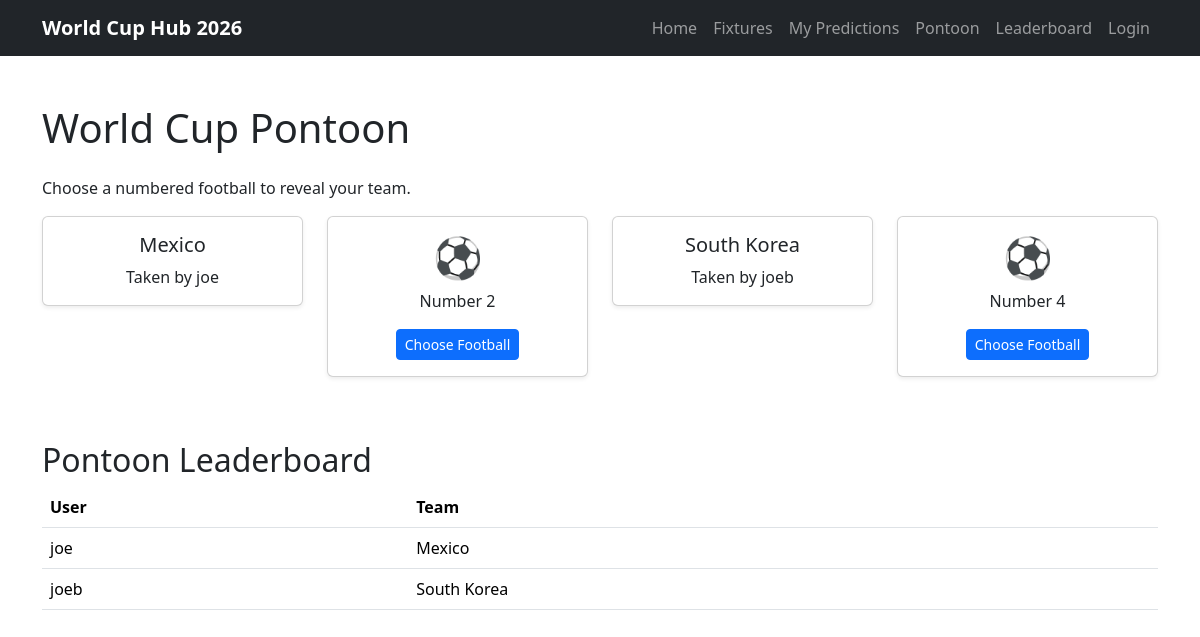
Page /pontoon/ on the earlier database version.
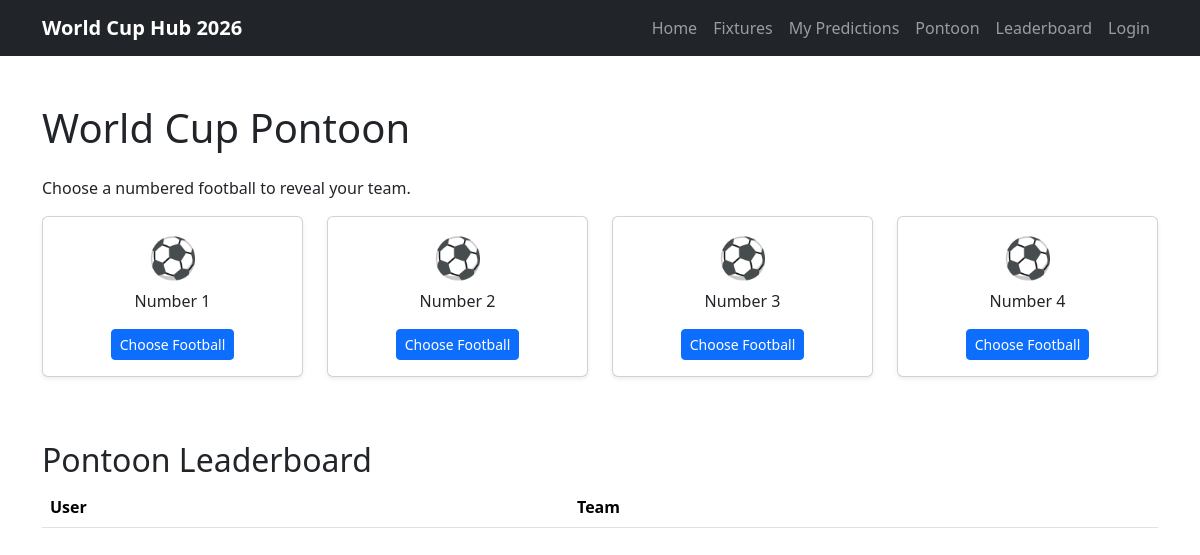
Same page on the later database version.
### pontoon/models.py (models this page shows, shortened)
class PontoonBall(models.Model):
    number = models.PositiveIntegerField(unique=True)
    team = models.OneToOneField(
        Team,
        on_delete=models.SET_NULL,
        null=True,
        blank=True
    )
    selected_by = models.OneToOneField(
        User,
        on_delete=models.SET_NULL,
        null=True,
        blank=True
    )

### predictor/models.py (models this page shows)
class Team(models.Model):
    GROUP_CHOICES = [
        ('A', 'Group A'),
        ('B', 'Group B'),
        ('C', 'Group C'),
        ('D', 'Group D'),
        ('E', 'Group E'),
        ('F', 'Group F'),
        ('G', 'Group G'),
        ('H', 'Group H'),
        ('I', 'Group I'),
        ('J', 'Group J'),
        ('K', 'Group K'),
        ('L', 'Group L'),
    ]
    name = models.CharField(max_length=100)
    group = models.CharField(max_length=1, choices=GROUP_CHOICES)
    manager = models.CharField(max_length=100, blank=True, null=True)
    captain = models.CharField(max_length=100, blank=True, null=True)
    best_world_cup_finish = models.CharField(max_length=100, blank=True, null=True)
    best_world_cup_year = models.CharField(max_length=100,blank=True,null=True)
    def __str__(self):
        return self.name

### pontoon/views.py (the view)
# urls.py: path("", views.pontoon_home, name="pontoon_home"),
def pontoon_home(request):
    balls = PontoonBall.objects.all().order_by("number")
    context = {
        "balls": balls,
    }
    return render(request, "pontoon/pontoon_home.html", context)

### pontoon/templates/pontoon/pontoon_home.html
{% extends "base.html" %} {% block title %} Pontoon | World Cup Hub 2026 {% endblock %} {% block content %}
<section class="container py-5">
  <h1 class="mb-4">World Cup Pontoon</h1>
  <p>Choose a numbered football to reveal your team.</p>
  <div class="row">
    {% for ball in balls %}
    <div class="col-6 col-md-3 mb-3">
      <div class="card text-center shadow-sm">
        <div class="card-body">
          {% if ball.selected_by %}
          <h2 class="h5">{{ ball.team }}</h2>
          <p class="mb-0">Taken by {{ ball.selected_by.username }}</p>
          {% else %}
          <h2 class="display-6">⚽</h2>
          <p>Number {{ ball.number }}</p>
          <a href="{% url 'select_ball' ball.id %}" class="btn btn-primary btn-sm"> Choose Football </a>
          {% endif %}
        </div>
      </div>
    </div>
    {% endfor %}
  </div>
  <h2 class="mt-5">Pontoon Leaderboard</h2>
  <table class="table">
    <thead>
      <tr>
        <th>User</th>
        <th>Team</th>
      </tr>
    </thead>
    <tbody>
      {% for ball in balls %} {% if ball.selected_by %}
      <tr>
        <td>{{ ball.selected_by.username }}</td>
        <td>{{ ball.team }}</td>
      </tr>
      {% endif %} {% endfor %}
    </tbody>
  </table>
</section>
{% endblock %}

Differences in the rows shown:
no longer on one of the page's lists (row edited): PontoonBall: selected_by.username "joe", team "Mexico"
no longer on one of the page's lists (row edited): PontoonBall: selected_by.username "joeb", team "South Korea"
changed PontoonBall (number 1 of 4 on the later page): number (not shown) → "1"; team "Mexico" → (not shown); selected_by.username "joe" → (not shown); selected_by_id "Taken by" → "⚽ Number Choose Football"
changed PontoonBall (number 3 of 4 on the later page): number (not shown) → "3"; team "South Korea" → (not shown); selected_by.username "joeb" → (not shown); selected_by_id "Taken by" → "⚽ Number Choose Football"
